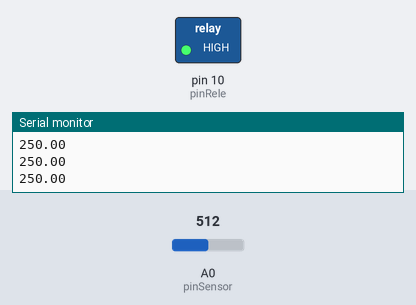
A sketch run on a simulated Arduino Uno, built with avr-gcc and run on an emulated ATmega328P. Parts: switched loads named in the sketch (green lamp = pin HIGH), the last lines printed to the serial monitor. The inputs (shaded band) are chosen by the test bench; at power-on: A0 (pinSensor) = 512.

Above: at 1.2 s.
1.3 s: A0 (pinSensor) set to 59
2.8 s: A0 (pinSensor) set to 49
At 3.9 s:
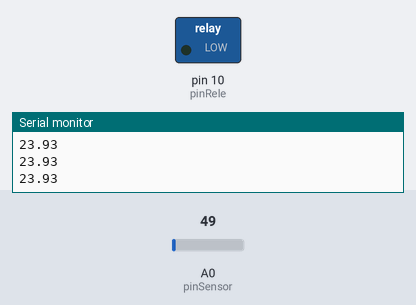
4.3 s: A0 (pinSensor) set to 122
At 5.0 s:
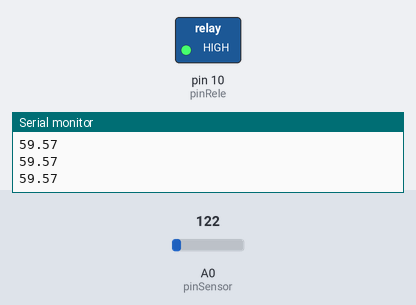
5.8 s: A0 (pinSensor) set to 18
At 6.1 s:
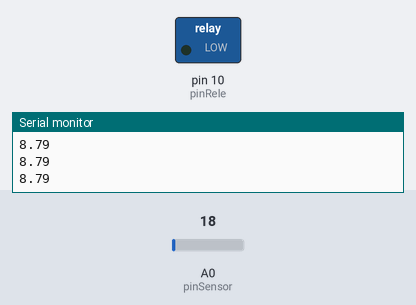
Timing chart, 0 to 8.3 s (numbered marks = the images above; inputs shaded):
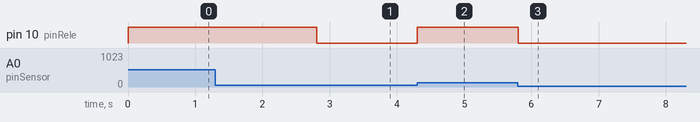

Measured:
- the behaviour switches between 56 and 55 on A0 (pinSensor) (found by bisection; images 0 and 1)
- after the input at 2.8 s, pin 10 (pinRele): HIGH → LOW at once
- after the input at 4.3 s, pin 10 (pinRele): LOW → HIGH at once
- after the input at 5.8 s, pin 10 (pinRele): HIGH → LOW at once

The sketch:

Q1124-Sketch.ino
```cpp
#include <LM35.h>
#define pinSensor A0
#define pinRele 10

LM35 sensor(pinSensor);

void setup() {
  pinMode(pinRele, OUTPUT);
  Serial.begin(9600);
}

void loop() {
  if (sensor.getTemp() > 28) {
    digitalWrite(pinRele, HIGH);
  }

  if (sensor.getTemp() < 27) {
    digitalWrite(pinRele, LOW);
  }

  Serial.println(sensor.getTemp());
}
```
